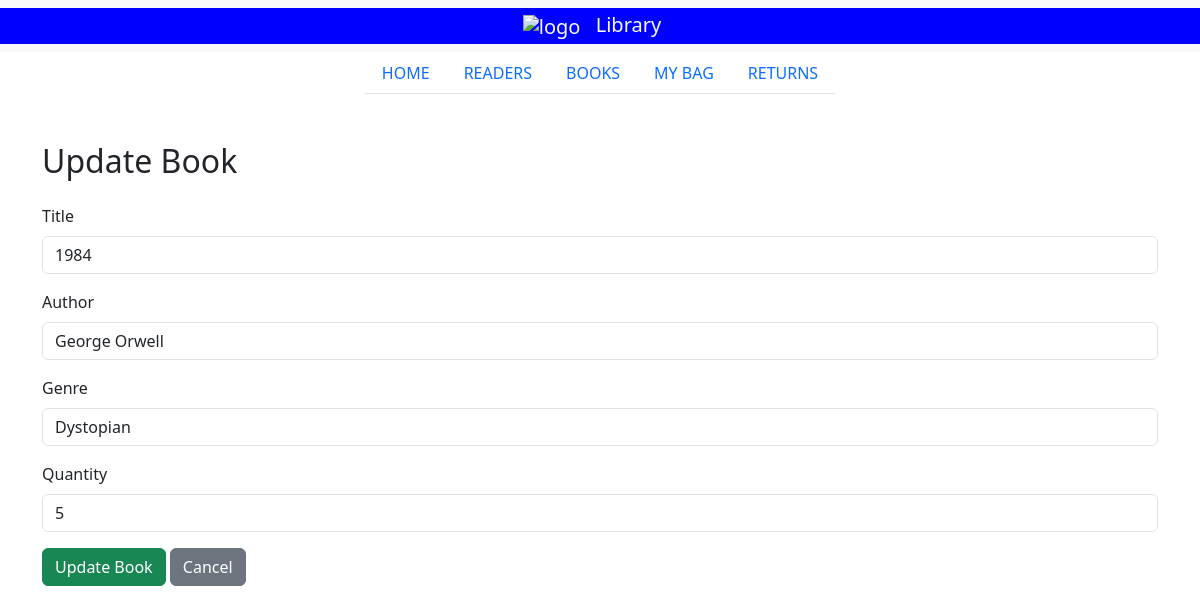
Page /books/update/2/ on the earlier database version.
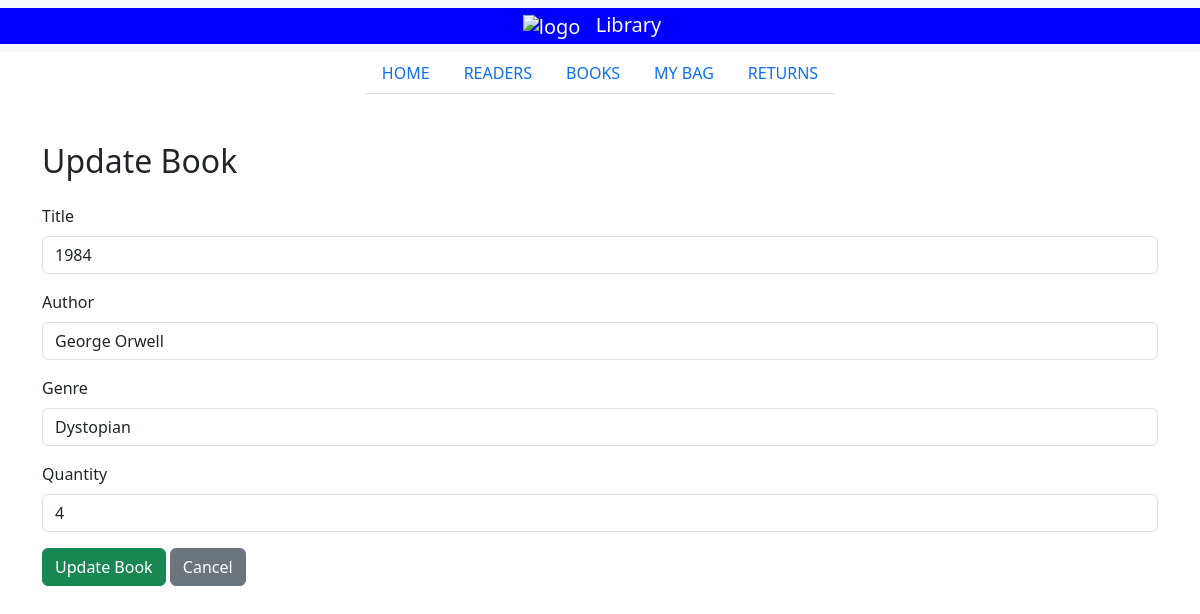
Same page on the later database version.
### lims_app/models.py (models this page shows, shortened)
class Book(models.Model):
    title = models.CharField(max_length=200)
    author = models.CharField(max_length=200)
    genre = models.CharField(max_length=100)
    available_quantity = models.PositiveIntegerField(default=1)

### lims_app/views.py (the view, shortened to what this page needs)
# urls.py: path('books/update/<int:book_id>/', views.update_book, name='update_book'),
def update_book(request, book_id):
    book = Book.objects.get(id=book_id)
    return render(request, 'update_book.html', {'book': book})

### lims_app/templates/update_book.html (shortened to what this page needs)
{% extends "index.html" %}
{% block main_content %}
<div class="container mt-5">
    <h2 class="mb-4">Update Book</h2>
    <form method="post">
        <div class="mb-3">
            <label class="form-label">Title</label>
            <input type="text" name="title" class="form-control" value="{{ book.title }}" required>
        </div>
        <div class="mb-3">
            <label class="form-label">Author</label>
            <input type="text" name="author" class="form-control" value="{{ book.author }}" required>
        </div>
        <div class="mb-3">
            <label class="form-label">Genre</label>
            <input type="text" name="genre" class="form-control" value="{{ book.genre }}" required>
        </div>
        <div class="mb-3">
            <label class="form-label">Quantity</label>
            <input type="number" name="available_quantity" class="form-control" value="{{ book.available_quantity }}" min="1" required>
        </div>
        <button type="submit" class="btn btn-success">Update Book</button>
        <a href="{% url 'book_list' %}" class="btn btn-secondary">Cancel</a>
    </form>
</div>
{% endblock %}

Differences in the rows shown:
changed Book "George Orwell": available_quantity "5" → "4"
